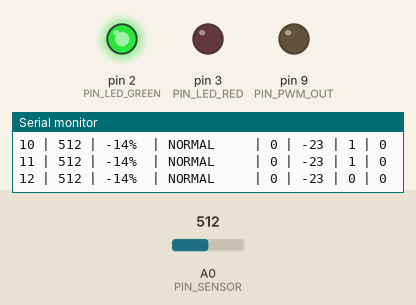
A sketch run on a simulated Arduino Uno, built with avr-gcc and run on an emulated ATmega328P. On the bench: output pins drawn as LEDs (lit = HIGH), the last lines printed to the serial monitor. The test bench sets the inputs (shaded band); at power-on: A0 (PIN_SENSOR) = 512.

Above: at 2.0 s.
2.1 s: A0 (PIN_SENSOR) set to 689
3.6 s: A0 (PIN_SENSOR) set to 723
At 4.7 s:
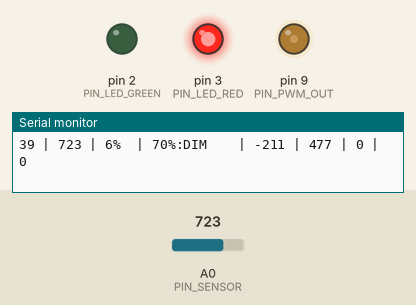
5.1 s: A0 (PIN_SENSOR) set to 1006
8.1 s: A0 (PIN_SENSOR) set to 1023
At 9.3 s:
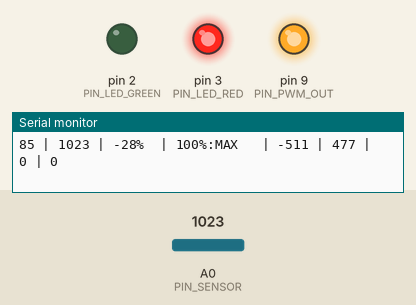
9.6 s: A0 (PIN_SENSOR) set to 900
At 10.4 s:
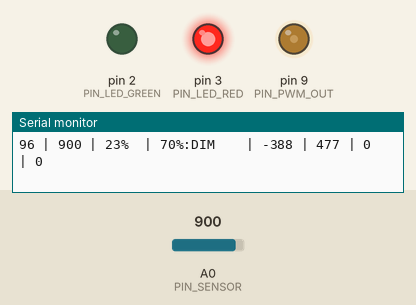
Timing chart, 0 to 12.1 s (numbered marks = the images above; inputs shaded):
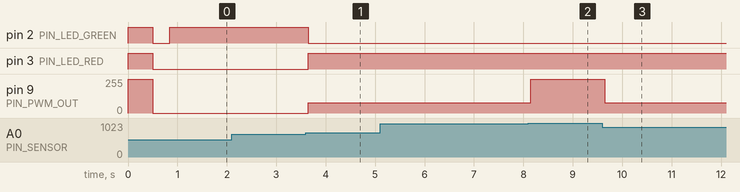

Measured:
- the behaviour switches between 706 and 707 on A0 (PIN_SENSOR) (found by bisection; images 0 and 1)
- the behaviour switches between 1022 and 1023 on A0 (PIN_SENSOR) (found by bisection; images 1 and 2)
- after the input at 3.6 s, pin 2 (PIN_LED_GREEN): HIGH → LOW after 0.05 s; pin 3 (PIN_LED_RED): LOW → HIGH after 0.05 s; pin 9 (PIN_PWM_OUT): 0/255 → 77/255 after 0.05 s
- after the input at 8.1 s, pin 9 (PIN_PWM_OUT): 77/255 → 255/255 after 0.05 s
- after the input at 9.6 s, pin 9 (PIN_PWM_OUT): 255/255 → 77/255 after 0.05 s

The sketch:

SecMPC_RT_Proteus.ino
```cpp
/*
 * SecMPC-RT – Proteus Demo (Arduino UNO)
 * Simulate: Secure Encrypted MPC with Real-Time Co-Scheduling
 * Kelas 4C – Pemrograman Kontroler – Tugas 2
 *
 * PIN MAPPING (Arduino UNO):
 *   A0  → Potensiometer (sensor, 0-1023 full range)
 *   D2  → LED HIJAU   (Normal, zone 31-69%)
 *   D3  → LED MERAH   (Fault/boundary: 0%, <=30%, 70%, 100%)
 *   D9  → LED KUNING  (PWM: TERANG di 0%/100%, REDUP di 30%/70%, MATI di normal)
 *   D1  → TX → Virtual Terminal RXD
 *
 * SKALA ADC Proteus:
 *   0%   = ADC 0    (potensiometer minimum)
 *   100% = ADC 1023 (potensiometer maksimum)
 *
 * TABEL SETPOINT (sinkron logika dengan Rust firmware):
 *   0%      (ADC = 0)      → MERAH:TERANG | KUNING:TERANG | HIJAU:MATI
 *   <=30%   (ADC <= 307)   → MERAH:TERANG | KUNING:REDUP  | HIJAU:MATI
 *   31-69%  (ADC 308-706)  → MERAH:MATI   | KUNING:MATI   | HIJAU:HIDUP
 *   ~70%    (ADC 707-1022) → MERAH:TERANG | KUNING:REDUP  | HIJAU:MATI
 *   100%    (ADC = 1023)   → MERAH:TERANG | KUNING:TERANG | HIJAU:MATI
 *
 * CATATAN PROTEUS (penyesuaian timing):
 *   LOOP_MS  = 100ms  (hardware asli: 10ms)
 *   DEADLINE = 80ms   (hardware asli: 8ms)
 *   MPC_STEP = 500    (hardware asli: 100)
 */

// ── Pin ───────────────────────────────────────────────────────────────────────
#define PIN_SENSOR      A0
#define PIN_LED_GREEN    2   // LED HIJAU
#define PIN_LED_RED      3   // LED MERAH
#define PIN_PWM_OUT      9   // LED KUNING (PWM)

// ── Konstanta ADC (10-bit Arduino, full range 0-1023) ────────────────────────
// Zone boundaries = persen × 1023 / 100
//   30% = 307   (= 30 * 1023 / 100)
//   31% = 317   (= 31 * 1023 / 100)  → awal zona NORMAL
//   69% = 706   (= 69 * 1023 / 100)  → akhir zona NORMAL
//   70% = 716   (= 70 * 1023 / 100)
const int ADC_MIN_VAL  = 0;     // 0%
const int ADC_MAX_VAL  = 1023;  // 100%
const int ZONE_30_PCT  = 307;   // 30% × 1023
const int ZONE_31_PCT  = 317;   // 31% × 1023  (awal NORMAL)
const int ZONE_69_PCT  = 706;   // 69% × 1023  (akhir NORMAL)
const int ZONE_70_PCT  = 716;   // 70% × 1023

// Setpoint MPC = 50% = 512
const int SETPOINT = 512;

// PWM untuk LED KUNING (8-bit: 0-255)
const int PWM_MAX = 255;   // TERANG penuh
const int PWM_DIM = 77;    // REDUP ≈ 30% × 255

// ── Konstanta lain ────────────────────────────────────────────────────────────
const int            MPC_HORIZON = 3;
const unsigned long  LOOP_MS     = 100;   // 100ms di Proteus
const unsigned long  DEADLINE_MS = 80;    // budget MPC
const int            MPC_STEP    = 500;   // step besar agar Proteus tidak freeze

// ── Kunci XOR-AES (sama dengan Rust) ─────────────────────────────────────────
const uint8_t AES_KEY[8] = {0x2B, 0x7E, 0x15, 0x16, 0x28, 0xAE, 0xD2, 0xA6};

// ── CRC-8 (poly 0x07, sinkron dengan Rust) ───────────────────────────────────
uint8_t crc8(uint8_t* data, int len) {
  uint8_t crc = 0x00;
  for (int i = 0; i < len; i++) {
    crc ^= data[i];
    for (int j = 0; j < 8; j++)
      crc = (crc & 0x80) ? (crc << 1) ^ 0x07 : (crc << 1);
  }
  return crc;
}

// ── Klasifikasi Zone (sinkron logika dengan Rust classify_zone) ───────────────
// zone 0 = 0%      → MERAH:TERANG | KUNING:TERANG | HIJAU:MATI
// zone 1 = <=30%   → MERAH:TERANG | KUNING:REDUP  | HIJAU:MATI
// zone 2 = 31-69%  → MERAH:MATI   | KUNING:MATI   | HIJAU:HIDUP
// zone 3 = ~70%    → MERAH:TERANG | KUNING:REDUP  | HIJAU:MATI
// zone 4 = 100%    → MERAH:TERANG | KUNING:TERANG | HIJAU:MATI
int classify_zone(int adc) {
  if (adc <= ADC_MIN_VAL)  return 0;  // tepat 0
  if (adc <= ZONE_30_PCT)  return 1;  // 1 – 307  (<=30%)
  if (adc <= ZONE_69_PCT)  return 2;  // 308 – 706 (31-69% NORMAL)
  if (adc < ADC_MAX_VAL)   return 3;  // 707 – 1022 (~70%)
  return 4;                           // tepat 1023 (100%)
}

// ── MPC Compute (N=3, sinkron logika dengan Rust) ────────────────────────────
int mpc_compute(int* y_buf, int y_now) {
  int  dy       = y_buf[0] - y_buf[MPC_HORIZON - 1];
  long cost_min = 2147483647L;
  int  u_opt    = 0;
  for (int u = -1023; u <= 1023; u += MPC_STEP) {
    long cost = 0;
    for (int k = 1; k <= MPC_HORIZON; k++) {
      int e = SETPOINT - (y_now + dy * k - (u * 3 * k) / 10);
      cost += (long)e * e + (((long)26 * u * u) >> 8);
    }
    if (cost < cost_min) { cost_min = cost; u_opt = u; }
  }
  return u_opt;
}

// ── State ─────────────────────────────────────────────────────────────────────
int      y_buf[3]        = {SETPOINT, SETPOINT, SETPOINT};
int      buf_idx         = 0;
uint32_t deadline_misses = 0;
uint32_t loop_count      = 0;

// ── Setup ─────────────────────────────────────────────────────────────────────
void setup() {
  Serial.begin(9600);
  pinMode(PIN_LED_GREEN, OUTPUT);
  pinMode(PIN_LED_RED,   OUTPUT);

  // Startup self-test: semua LED nyala 500ms (sinkron dengan Rust)
  digitalWrite(PIN_LED_GREEN, HIGH);
  digitalWrite(PIN_LED_RED,   HIGH);
  analogWrite(PIN_PWM_OUT,    PWM_MAX);
  delay(500);
  digitalWrite(PIN_LED_GREEN, LOW);
  digitalWrite(PIN_LED_RED,   LOW);
  analogWrite(PIN_PWM_OUT,    0);

  // Header telemetri
  Serial.println("=================================================");
  Serial.println("  SecMPC-RT | Proteus | SETPOINT=512(50%)");
  Serial.println("  ADC RANGE: 0=0%  ..  1023=100%");
  Serial.println("  LED: MERAH=fault | KUNING=PWM | HIJAU=normal");
  Serial.println("  0%->Batas|<=30%->Redup|31-69%->Normal|~70%->Redup");
  Serial.println("=================================================");
  Serial.println("Iter | ADC | pct% | Zone       | Err | u_opt | T_ms | MISS");
  Serial.println("-----+-----+------+------------+-----+-------+------+-----");
}

// ── Loop ──────────────────────────────────────────────────────────────────────
void loop() {
  loop_count++;
  unsigned long t_start = millis();

  // ── STEP 1: Baca Sensor (0-1023) ─────────────────────────────────────────
  int y_now = analogRead(PIN_SENSOR);
  y_buf[buf_idx] = y_now;
  buf_idx = (buf_idx + 1) % MPC_HORIZON;

  // ── STEP 2: MPC Compute ───────────────────────────────────────────────────
  unsigned long t_mpc_start = millis();
  int u_opt                 = mpc_compute(y_buf, y_now);
  unsigned long t_mpc_ms    = millis() - t_mpc_start;

  // ── STEP 3: Klasifikasi Zone & Persen ────────────────────────────────────
  int error = SETPOINT - y_now;
  int zone  = classify_zone(y_now);
  int pct   = (y_now * 100) / ADC_MAX_VAL;  // 0-100%

  // ── STEP 4: Deadline Check ────────────────────────────────────────────────
  bool deadline_ok = (t_mpc_ms < DEADLINE_MS);
  if (!deadline_ok) deadline_misses++;

  // ── STEP 5: Aktuasi LED sesuai Tabel ─────────────────────────────────────
  bool red_on;
  int  kuning_duty;
  bool green_on;

  switch (zone) {
    case 0:  red_on = true;  kuning_duty = PWM_MAX; green_on = false; break; // 0%
    case 1:  red_on = true;  kuning_duty = PWM_DIM; green_on = false; break; // <=30%
    case 2:  red_on = false; kuning_duty = 0;       green_on = true;  break; // NORMAL
    case 3:  red_on = true;  kuning_duty = PWM_DIM; green_on = false; break; // ~70%
    default: red_on = true;  kuning_duty = PWM_MAX; green_on = false; break; // 100%
  }

  // Override: deadline miss → paksa MERAH, kuning mati (sinkron Rust)
  if (!deadline_ok) {
    red_on      = true;
    kuning_duty = 0;
    green_on    = false;
  }

  // Terapkan ke GPIO
  digitalWrite(PIN_LED_RED,   red_on   ? HIGH : LOW);
  digitalWrite(PIN_LED_GREEN, green_on ? HIGH : LOW);
  analogWrite(PIN_PWM_OUT,    kuning_duty);

  // ── STEP 6: Enkripsi + Telemetri ─────────────────────────────────────────
  uint8_t plain[8] = {
    (uint8_t)(y_now >> 8),       (uint8_t)(y_now & 0xFF),
    (uint8_t)(abs(error) >> 8),  (uint8_t)(abs(error) & 0xFF),
    (uint8_t)zone,               (uint8_t)pct,
    (uint8_t)(loop_count >> 8),  (uint8_t)(loop_count & 0xFF)
  };
  uint8_t cipher[8];
  for (int i = 0; i < 8; i++) cipher[i] = plain[i] ^ AES_KEY[i % 8];
  uint8_t crc = crc8(cipher, 8);
  (void)crc;  // dipakai implisit (anti dead-code)

  const char* zone_str;
  switch (zone) {
    case 0:  zone_str = "0%:BATAS  "; break;
    case 1:  zone_str = "<=30%:DIM "; break;
    case 2:  zone_str = "NORMAL    "; break;
    case 3:  zone_str = "70%:DIM   "; break;
    default: zone_str = "100%:MAX  "; break;
  }

  // Output ke Virtual Terminal (format sinkron dengan Rust UART)
  Serial.print(loop_count % 99999); Serial.print(" | ");
  Serial.print(y_now);              Serial.print(" | ");
  Serial.print(pct);                Serial.print("%  | ");
  Serial.print(zone_str);           Serial.print(" | ");
  Serial.print(error);              Serial.print(" | ");
  Serial.print(u_opt);              Serial.print(" | ");
  Serial.print(t_mpc_ms);          Serial.print(" | ");
  Serial.println(deadline_misses);

  // ── STEP 7: Tunggu sisa siklus ────────────────────────────────────────────
  unsigned long used = millis() - t_start;
  if (used < LOOP_MS) delay(LOOP_MS - used);
}
```
